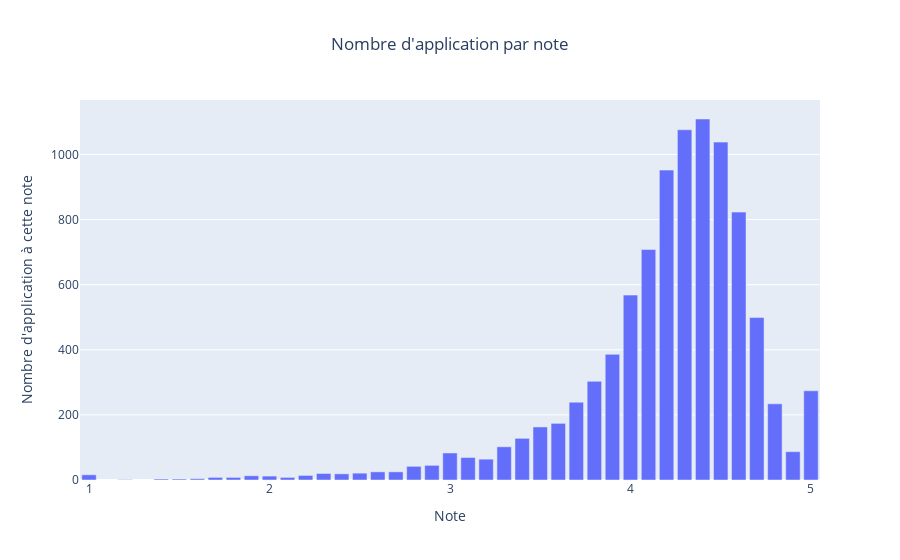

This figure's notebook cell:
### Code cell
fig = go.Figure(data=[go.Bar(
    x=ratings_count.index,
    y=ratings_count
)])
fig.update_layout(
    title_text='Nombre d\'application par note',
    xaxis_title="Note", 
    yaxis_title="Nombre d'application à cette note", 
    width=900,
    xaxis=dict(tickmode = 'linear', dtick = 1),
    title_x=0.5
)
fig.show()

### Figure 1 — Plotly figure (JSON) as saved in the notebook; plotly's stock layout.template omitted (floating-point values rounded to 4 significant figures)
{"data": [{"type": "bar", "x": [4.4, 4.3, 4.5, 4.2, 4.6, 4.1, 4, 4.7, 3.9, 3.8, 5, 3.7, 4.8, 3.6, 3.5, 3.4, 3.3, 4.9, 3, 3.1, 3.2, 2.9, 2.8, 2.7, 2.6, 2.5, 2.3, 2.4, 1, 2.2, 1.9, 2, 1.7, 1.8, 2.1, 1.6, 1.4, 1.5, 1.2], "y": [1109, 1076, 1038, 952, 823, 708, 568, 499, 386, 303, 274, 239, 234, 174, 163, 128, 102, 87, 83, 69, 64, 45, 42, 25, 25, 21, 20, 19, 16, 14, 13, 12, 8, 8, 8, 4, 3, 3, 1]}], "layout": {"title": {"text": "Nombre d'application par note", "x": 0.5}, "width": 900, "xaxis": {"dtick": 1, "tickmode": "linear", "title": {"text": "Note"}}, "yaxis": {"title": {"text": "Nombre d'application à cette note"}}}}
